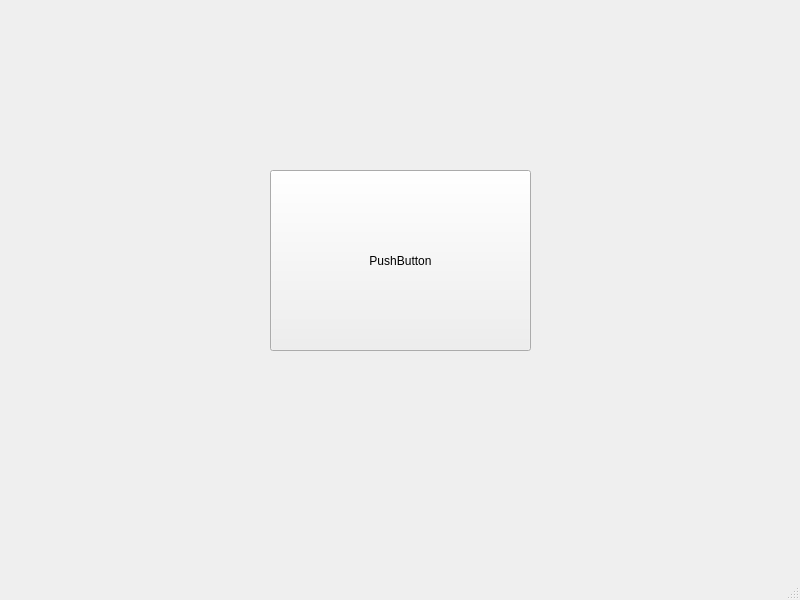
<?xml version="1.0" encoding="UTF-8"?>
<ui version="4.0">
 <class>MainWindow</class>
 <widget class="QMainWindow" name="MainWindow">
  <property name="geometry">
   <rect>
    <x>0</x>
    <y>0</y>
    <width>800</width>
    <height>600</height>
   </rect>
  </property>
  <property name="windowTitle">
   <string>MainWindow</string>
  </property>
  <widget class="QWidget" name="centralwidget">
   <widget class="QPushButton" name="pushButton">
    <property name="geometry">
     <rect>
      <x>270</x>
      <y>170</y>
      <width>261</width>
      <height>181</height>
     </rect>
    </property>
    <property name="text">
     <string>PushButton</string>
    </property>
   </widget>
  </widget>
  <widget class="QMenuBar" name="menubar">
   <property name="geometry">
    <rect>
     <x>0</x>
     <y>0</y>
     <width>800</width>
     <height>26</height>
    </rect>
   </property>
  </widget>
  <widget class="QStatusBar" name="statusbar"/>
 </widget>
 <resources/>
 <connections/>
</ui>
